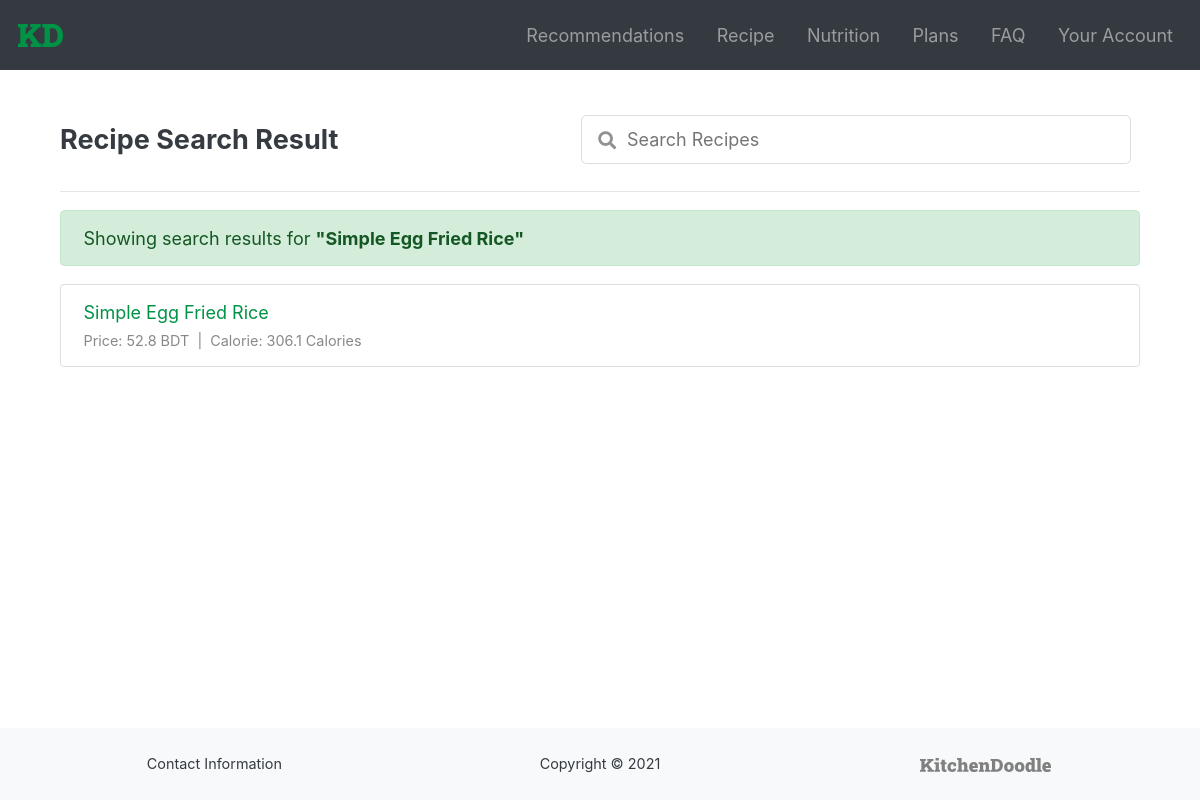
The page /recipeSearchResult.php?text=Simple Egg Fried Rice (signed in) on the database its author committed.
### tables this page shows
CREATE TABLE `recipes` (
  `id` int(10) NOT NULL,
  `name` varchar(100) DEFAULT NULL,
  `description` text NOT NULL,
  `amount` double NOT NULL,
  `unit` varchar(30) NOT NULL,
  `total_calorie` double NOT NULL,
  `yt_link` varchar(100) DEFAULT NULL,
  `total_price` double DEFAULT NULL,
  `total_fat` double DEFAULT NULL,
  `total_carb` double DEFAULT NULL,
  `total_protein` double DEFAULT NULL
);

### recipeSearchResult.php (the view, shortened to what this page needs)
    <?php
if(
    isset($_SESSION['myemail']) &&
    !empty($_SESSION['myemail'])
){
    ?>
    <!DOCTYPE html>
    <html lang="en">
    <head>
        <link rel="stylesheet" href="https://maxcdn.bootstrapcdn.com/bootstrap/4.5.2/css/bootstrap.min.css">
        <link rel="stylesheet" href="https://use.fontawesome.com/releases/v5.7.0/css/all.css">
        <link href="css/style.css" rel="stylesheet">
        <link href="css/style-recipe.css" rel="stylesheet">
        <link href="css/style-home.css" rel="stylesheet">
    </head>
    <body>
        <nav class="navbar navbar-expand-md navbar-dark bg-dark">
            <a href="home.php" class="navbar-brand"> <img src="images/kd-logo.svg" alt="KD" class="navbar-brand-image"> </a>
            <div class="collapse navbar-collapse" id="navbarMenu">
                <ul class="navbar-nav ml-auto">
                    <li class="nav-item">
                        <a href="recommendationsPage.php" class="nav-link"> Recommendations </a>
                    </li>
                    <li class="nav-item">
                        <a href="recipeSearchPage.php" class="nav-link"> Recipe </a>
                    </li>
                    <li class="nav-item dropdown">
                        <a href="" class="nav-link dropdown-toggle" id="navbarDropDownForNutrition" data-toggle="dropdown" aria-haspopup="true" aria-expanded="false">
                            Nutrition
                        </a>
                    </li>
                    <li class="nav-item">
                        <a href="plans.php" class="nav-link"> Plans </a>
                    </li>
                    <li class="nav-item">
                        <a href="faq.php" class="nav-link"> FAQ </a>
                    </li>
                    <li class="nav-item dropdown">
                        <a href="" class="nav-link dropdown-toggle" id="navbarDropDownForAccount" data-toggle="dropdown" aria-haspopup="true" aria-expanded="false">
                            Your Account
                        </a>
                    </li>
                </ul>
            </div>
        </nav>
        <div class="content main-container">
            <div class="column-container">
                <div class="d-flex justify-content-between align-items-start search-div">
                    <div>
                        <h4>  Recipe Search Result </h4>
                    </div>
                    <div class="d-flex justify-content-center align-items-center p-1 m-1" id="searchbar-div">
                        <div id="dataSearchBar">
                            <div id="icon-div" class="icon-div d-flex justify-content-center align-items-center">
                                <i class="fas fa-search" id="search-icon"></i>
                                <input type="text" id="inputBox" name="dataSearchBar" placeholder="Search Recipes" maxlength="50" autocomplete="off" onkeyup="searchfunction('recipes')">
                            </div>
                        </div>
                    </div>
                </div>
                <hr>
                <div>
                    <?php
                    $string = $_GET['text'];
                    try{
                        $conn = new PDO("mysql:host=localhost:3306;dbname=kitchendoodle_db;", "root", "");
                        $conn->setAttribute(PDO::ATTR_ERRMODE, PDO::ERRMODE_EXCEPTION);
                        $querystring = "SELECT * FROM recipes WHERE name LIKE '%$string%' AND total_price > 0";
                        $returnobj = $conn->query($querystring);
                        $returntable = $returnobj->fetchAll();
                        if($returnobj->rowCount()==0){
                            ?>
                                <div class="alert alert-danger">
                                    We couldn't find anything that matches with <b>"<?php echo $string ?>" </b>
                                </div>
                            <?php
                        }
                        else{
                            ?>
                                <div class="alert alert-success">
                                    Showing search results for <b>"<?php echo $string ?>" </b>
                                </div>
                                <ul class="list-group">
                            <?php
                            foreach($returntable as $row){
                                $id = $row['id'];
                                $str = $row['name'];
                                $strSub = "Price: ".$row['total_price']." BDT &nbsp;|&nbsp; Calorie: ".$row['total_calorie']." Calories";
                                $link = "recipeDetails.php?id=".$id;
                                ?>
                                    <li class="list-group-item list-group-item-action">
                                        <a href="<?php echo $link; ?>" class="result-link">
                                            <?php echo $str; ?>
                                        </a>
                                        <br>
                                        <small>
                                            <?php echo $strSub; ?>
                                        </small>
                                    </li>
                                <?php
                            }
                            ?>
                                </ul>
                            <?php
                        }
                    }
                    catch(PDOException $ex){
                        ?>
                            <script>
                                alert("Database error!");
                            </script>
                        <?php
                    }
                    ?>
                </div>
            </div>
        </div>
        <footer>
            <div class="row no-gutters text-center text-dark bg-light custom-footer">
                <div class="col-sm-4">
                    Contact Information
                </div>
                <div class="col-sm-4">
                    Copyright © 2021
                </div>
                <div class="col-sm-4">
                    <a href="index.html" class="">
                        <img src="images/kd-logo-full-grey.svg" alt="KD" class="footer-logo">
                    </a>
                </div>
            </div>
        </footer>
    </body>
    </html>
    <?php
}
else{
    ?>
        <script> location.assign("login.php") </script>
    <?php
}
?>

### css/style.css (style rules this page uses)
:root { font-size: 18px; --clr-primary-900: #009245; --clr-primary-600: #AFD7A9; --clr-bs-primary: #0275d8; --clr-bs-success: #5cb85c; --clr-bs-info: #5bc0de; --clr-bs-warning: #f0ad4e; --clr-bs-danger: #d9534f; --clr-bs-dark: #292b2c; --clr-bs-light: #f7f7f7; --clr-bs-primary-pop: #007bff; --clr-bs-success-pop: #28a745; --clr-bs-info-pop: #17a2b8; --clr-bs-warning-pop: #ffc107; --clr-bs-danger-pop: #dc3545; --clr-bs-dark-pop: #343a40; --clr-bs-light-pop: #f8f9fa; --clr-bs-success-light: #c3e6cb; --clr-bs-info-light: #d1ecf1; --clr-bs-warning-light: #fff3cd; --clr-bs-danger-light: #f8d7da; --clr-bs-success-deep: #155724; --clr-bs-info-deep: #0c5460; --clr-bs-warning-deep: #856404; --clr-bs-danger-deep: #721c24; --clr-bs-nav-dark: #353b41; --font-roboto-slab: "Roboto Slab", serif; --font-roboto: "Roboto", sans-serif; }
html { height: 100%; width: 100%; }
body { min-height: 100%; display: flex; flex-direction: column; }
nav { min-width: inherit; }
.navbar-brand { padding-bottom: 0.4em; }
.navbar-brand-image { height: 1em; }
.navbar li { padding-left: 0.8em; padding-top: 0.2em; padding-bottom: 0.2em; }
.dropdown-toggle::after { content: none; }
.content { flex: 1 0 auto; }
.custom-footer { font-size: 0.8em; padding: 1.5em; width: 100%; margin-top: auto; flex-shrink: 0; }
.custom-footer div { padding-top: 0.25em; padding-bottom: 0.25em; }
.footer-logo { height: 1em; }
h4 { font-weight: bold; color: var(--clr-bs-nav-dark); }

### css/style-recipe.css (style rules this page uses)
:root { --clr-primary-900: #009245; --clr-primary-600: #AFD7A9; --clr-bs-success: #5cb85c; }
body { margin: 0; }
.navbar { min-width: 100%; margin: 0; }
#searchbar-div { position: relative; height: 100%; display: flex; justify-content: center; align-items: center; }
#search-icon { position: absolute; left: 0.2em; opacity: 0.5; }
#dataSearchBar { border: 1px solid #aaa; font-size: 1rem; outline: none; width: 50vw; min-width: 300px; max-width: 550px; border-radius: 1.2em; -webkit-border-radius: 1.2em; -moz-border-radius: 1.2em; overflow: hidden; }
.icon-div { position: relative; padding: 0.5em; margin: 0em 0.7em; }
#inputBox, #inputBox:focus { border: none; width: 100%; outline: none; padding-left: 1.3rem; }

### css/style-home.css (style rules this page uses)
.content { padding: 2em; }
.column-container { max-width: 60em; margin: auto; }
a, a:hover { text-decoration: none; }

### recipeSearchResult.php (style rules this page uses)
small { color: #888; }
.result-link { color: #009245; }
#dataSearchBar { min-width: 100%; border-color: #ddd; border-radius: 0.3em; }
h4 { margin-top: 1rem; margin-bottom: 0.5em; }
.search-div { display: flex; flex-direction: row; flex-wrap: wrap; }
.search-div > * { flex-basis: calc((850px - 100%) * 999); flex-grow: 1; }

### rows shown on the page
recipes: name "Simple Egg Fried Rice", strSub "Price: 52.8 BDT | Calorie: 306.1 Calories"

### other values the page prints
$string "Simple Egg Fried Rice"
